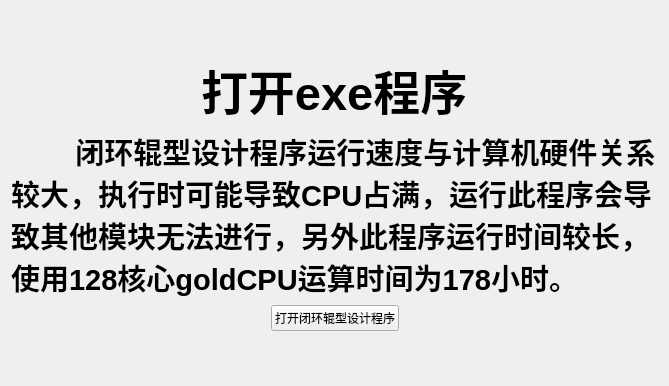
<?xml version="1.0" encoding="UTF-8"?>
<ui version="4.0">
 <class>RollerDesign</class>
 <widget class="QWidget" name="RollerDesign">
  <property name="geometry">
   <rect>
    <x>0</x>
    <y>0</y>
    <width>669</width>
    <height>386</height>
   </rect>
  </property>
  <property name="windowTitle">
   <string>Form</string>
  </property>
  <layout class="QVBoxLayout" name="verticalLayout">
   <item>
    <spacer name="verticalSpacer_2">
     <property name="orientation">
      <enum>Qt::Vertical</enum>
     </property>
     <property name="sizeHint" stdset="0">
      <size>
       <width>20</width>
       <height>40</height>
      </size>
     </property>
    </spacer>
   </item>
   <item alignment="Qt::AlignHCenter">
    <widget class="SubtitleLabel" name="SubtitleLabel">
     <property name="font">
      <font>
       <family>Segoe UI</family>
       <pointsize>35</pointsize>
       <bold>true</bold>
      </font>
     </property>
     <property name="text">
      <string>打开exe程序</string>
     </property>
    </widget>
   </item>
   <item>
    <widget class="StrongBodyLabel" name="StrongBodyLabel">
     <property name="font">
      <font>
       <family>Segoe UI</family>
       <pointsize>22</pointsize>
       <bold>true</bold>
      </font>
     </property>
     <property name="text">
      <string>        闭环辊型设计程序运行速度与计算机硬件关系较大，执行时可能导致CPU占满，运行此程序会导致其他模块无法进行，另外此程序运行时间较长，使用128核心goldCPU运算时间为178小时。</string>
     </property>
     <property name="wordWrap">
      <bool>true</bool>
     </property>
    </widget>
   </item>
   <item>
    <layout class="QHBoxLayout" name="horizontalLayout">
     <item>
      <spacer name="horizontalSpacer">
       <property name="orientation">
        <enum>Qt::Horizontal</enum>
       </property>
       <property name="sizeHint" stdset="0">
        <size>
         <width>40</width>
         <height>20</height>
        </size>
       </property>
      </spacer>
     </item>
     <item>
      <widget class="PrimaryPushButton" name="openButton">
       <property name="text">
        <string>打开闭环辊型设计程序</string>
       </property>
      </widget>
     </item>
     <item>
      <spacer name="horizontalSpacer_2">
       <property name="orientation">
        <enum>Qt::Horizontal</enum>
       </property>
       <property name="sizeHint" stdset="0">
        <size>
         <width>40</width>
         <height>20</height>
        </size>
       </property>
      </spacer>
     </item>
    </layout>
   </item>
   <item>
    <spacer name="verticalSpacer">
     <property name="orientation">
      <enum>Qt::Vertical</enum>
     </property>
     <property name="sizeHint" stdset="0">
      <size>
       <width>20</width>
       <height>40</height>
      </size>
     </property>
    </spacer>
   </item>
  </layout>
 </widget>
 <customwidgets>
  <customwidget>
   <class>PushButton</class>
   <extends>QPushButton</extends>
   <header>qfluentwidgets</header>
  </customwidget>
  <customwidget>
   <class>PrimaryPushButton</class>
   <extends>PushButton</extends>
   <header>qfluentwidgets</header>
  </customwidget>
  <customwidget>
   <class>StrongBodyLabel</class>
   <extends>QLabel</extends>
   <header>qfluentwidgets</header>
  </customwidget>
  <customwidget>
   <class>SubtitleLabel</class>
   <extends>QLabel</extends>
   <header>qfluentwidgets</header>
  </customwidget>
 </customwidgets>
 <resources/>
 <connections/>
</ui>
